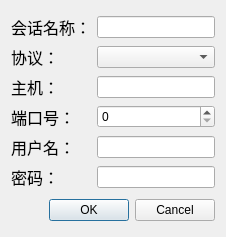
<?xml version="1.0" encoding="UTF-8"?>
<ui version="4.0">
 <class>Settings</class>
 <widget class="QDialog" name="Settings">
  <property name="geometry">
   <rect>
    <x>0</x>
    <y>0</y>
    <width>226</width>
    <height>237</height>
   </rect>
  </property>
  <property name="windowTitle">
   <string>Dialog</string>
  </property>
  <layout class="QGridLayout" name="gridLayout_2">
   <item row="0" column="0">
    <layout class="QGridLayout" name="gridLayout">
     <item row="3" column="1">
      <widget class="QSpinBox" name="spinBox"/>
     </item>
     <item row="2" column="1">
      <widget class="QLineEdit" name="ipEdit"/>
     </item>
     <item row="4" column="0">
      <widget class="QLabel" name="label_4">
       <property name="font">
        <font>
         <family>Arial</family>
         <pointsize>12</pointsize>
        </font>
       </property>
       <property name="text">
        <string>用户名：</string>
       </property>
      </widget>
     </item>
     <item row="5" column="1">
      <widget class="QLineEdit" name="passwordEdit">
       <property name="statusTip">
        <string>password</string>
       </property>
       <property name="inputMethodHints">
        <set>Qt::ImhHiddenText</set>
       </property>
      </widget>
     </item>
     <item row="1" column="0">
      <widget class="QLabel" name="label">
       <property name="font">
        <font>
         <family>Arial</family>
         <pointsize>12</pointsize>
        </font>
       </property>
       <property name="text">
        <string>协议：</string>
       </property>
      </widget>
     </item>
     <item row="1" column="1">
      <widget class="QComboBox" name="protocolList">
       <property name="editable">
        <bool>false</bool>
       </property>
       <property name="currentText">
        <string/>
       </property>
      </widget>
     </item>
     <item row="2" column="0">
      <widget class="QLabel" name="label_2">
       <property name="font">
        <font>
         <family>Arial</family>
         <pointsize>12</pointsize>
        </font>
       </property>
       <property name="text">
        <string>主机：</string>
       </property>
      </widget>
     </item>
     <item row="5" column="0">
      <widget class="QLabel" name="label_5">
       <property name="font">
        <font>
         <family>Arial</family>
         <pointsize>12</pointsize>
        </font>
       </property>
       <property name="text">
        <string>密码：</string>
       </property>
      </widget>
     </item>
     <item row="4" column="1">
      <widget class="QLineEdit" name="userNameEdit"/>
     </item>
     <item row="3" column="0">
      <widget class="QLabel" name="label_3">
       <property name="font">
        <font>
         <family>Arial</family>
         <pointsize>12</pointsize>
        </font>
       </property>
       <property name="text">
        <string>端口号：</string>
       </property>
      </widget>
     </item>
     <item row="0" column="0">
      <widget class="QLabel" name="label_6">
       <property name="font">
        <font>
         <family>Arial</family>
         <pointsize>12</pointsize>
        </font>
       </property>
       <property name="text">
        <string>会话名称：</string>
       </property>
      </widget>
     </item>
     <item row="0" column="1">
      <widget class="QLineEdit" name="lineEdit"/>
     </item>
    </layout>
   </item>
   <item row="1" column="0">
    <widget class="QDialogButtonBox" name="buttonBox">
     <property name="orientation">
      <enum>Qt::Horizontal</enum>
     </property>
     <property name="standardButtons">
      <set>QDialogButtonBox::Cancel|QDialogButtonBox::Ok</set>
     </property>
    </widget>
   </item>
  </layout>
 </widget>
 <resources/>
 <connections>
  <connection>
   <sender>buttonBox</sender>
   <signal>accepted()</signal>
   <receiver>Settings</receiver>
   <slot>accept()</slot>
   <hints>
    <hint type="sourcelabel">
     <x>248</x>
     <y>254</y>
    </hint>
    <hint type="destinationlabel">
     <x>157</x>
     <y>274</y>
    </hint>
   </hints>
  </connection>
  <connection>
   <sender>buttonBox</sender>
   <signal>rejected()</signal>
   <receiver>Settings</receiver>
   <slot>reject()</slot>
   <hints>
    <hint type="sourcelabel">
     <x>316</x>
     <y>260</y>
    </hint>
    <hint type="destinationlabel">
     <x>286</x>
     <y>274</y>
    </hint>
   </hints>
  </connection>
 </connections>
</ui>
